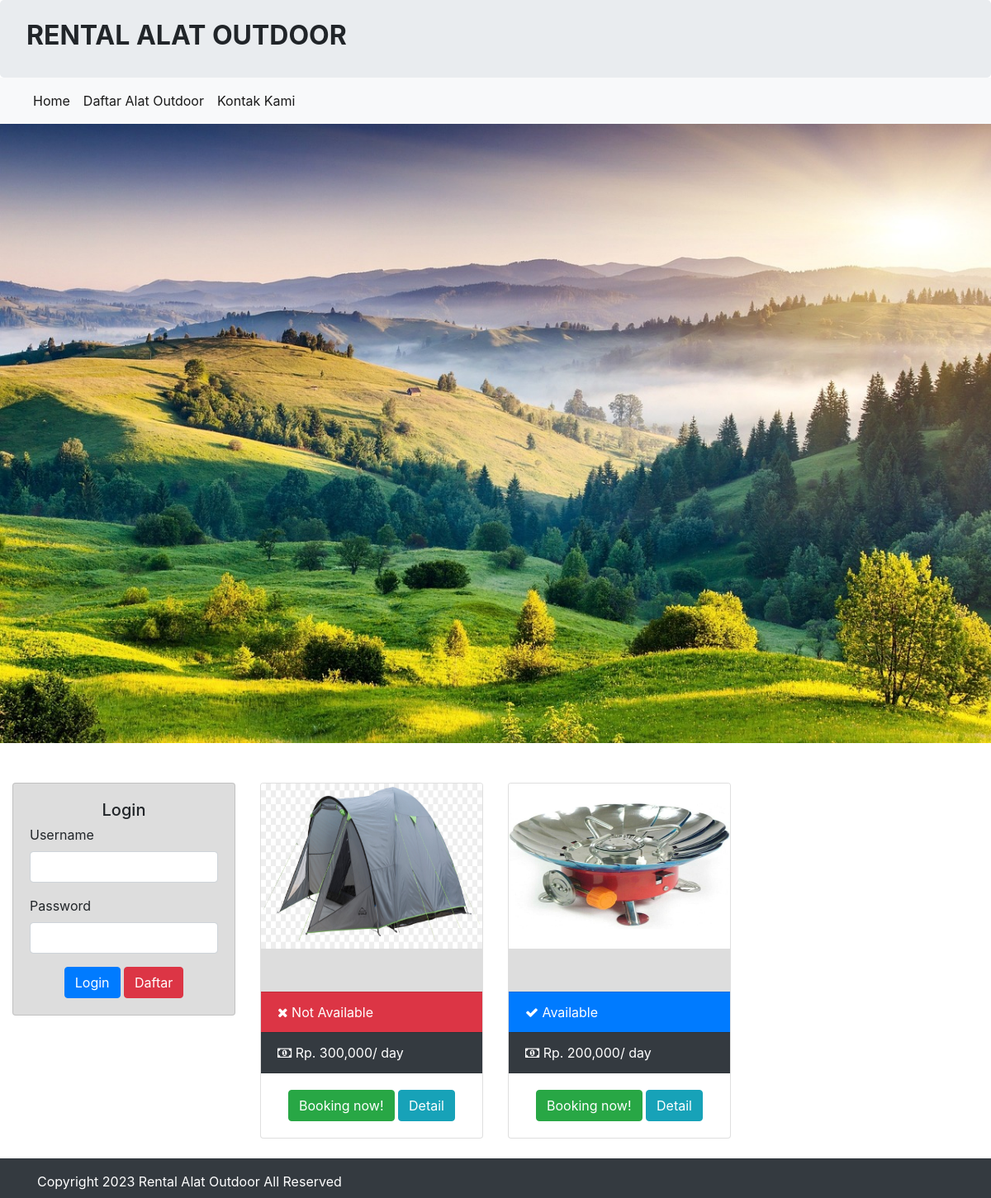
The page / on the database its author committed.
### tables this page shows
CREATE TABLE `alat` (
  `id_alat` int(11) NOT NULL,
  `harga` int(255) NOT NULL,
  `deskripsi` varchar(255) NOT NULL,
  `status` varchar(255) NOT NULL,
  `gambar` text NOT NULL
);

CREATE TABLE `infoweb` (
  `id` int(11) NOT NULL,
  `nama_rental` varchar(255) DEFAULT NULL,
  `telp` varchar(15) DEFAULT NULL,
  `alamat` text DEFAULT NULL,
  `email` varchar(255) DEFAULT NULL,
  `no_rek` text DEFAULT NULL,
  `updated_at` timestamp NOT NULL DEFAULT current_timestamp()
);

### koneksi/koneksi.php (called while the page is built, shortened)
<?php
    $user = 'root';
    $pass = '';
    $koneksi = new PDO("mysql:host=localhost;dbname=rental-alat-outdoor", $user, $pass);
    $sql_web = "SELECT * FROM infoweb WHERE id = 1";
    $row_web = $koneksi->prepare($sql_web);
    $row_web->execute();
    $info_web = $row_web->fetch(PDO::FETCH_OBJ);
?>

### index.php (the view, shortened to what this page needs)
<?php
require 'koneksi/koneksi.php';
include 'header.php';
?>
<img src="./assets/image/alam2.jpg" class="img-fluid w-100" alt="...">
<div class="container-fluid mt-5">
    <div class="row">
        <div class="col-sm-3">
            <div class="card" style=" background: #ddd">
                <div class="card-body">
                    <?php if($_SESSION['USER']){?>
                        Selamat Datang , <?php echo $_SESSION['USER']['nama_pengguna'];?>
                        <br/>
                        <br/>
                        <center>
                            <?php if($_SESSION['USER']['level'] == 'admin'){?>
                                <a href="admin/index.php" class="btn btn-primary mb-2 btn-block">Dashboard</a>
                            <?php }else{?>
                                <a href="blog.php" class="btn btn-primary mb-2 btn-block">Booking Sekarang !</a>
                            <?php }?>
                            <a href="admin/logout.php" class="btn btn-danger text-white btn-block">
                                Logout
                            </a>
                        </center>
                    <?php }else{?>
                    <form method="post" action="koneksi/proses.php?id=login">
                        <center><h5 class="card-title">Login</h5></center>
                        <div class="form-group">
                        <label for="">Username</label>
                        <input type="text" name="user" id="" class="form-control" placeholder="" aria-describedby="helpId">
                        </div>
                        <div class="form-group">
                        <label for="">Password</label>
                        <input type="password" name="pass" id="" class="form-control" placeholder="" aria-describedby="helpId">
                        </div>
                        <center><button class="btn btn-primary">Login</button>
                        <a class="btn btn-danger text-white" data-toggle="modal" data-target="#modelId">
                            Daftar
                         </a></center>
                    </form>
                    <?php }?>
                </div>
            </div>
        </div>
        <div class="col-sm-9">
            <div class="row">
                <?php
                    $query =  $koneksi -> query('SELECT * FROM alat ORDER BY id_alat DESC')->fetchAll();
                    $no =1;
                    foreach($query as $isi)
                    {
                ?>
                <br/>
                <br/>
                <div class="col-sm-4">
                    <div class="card">
                    <img src="assets/image/<?php echo $isi['gambar'];?>" class="card-img-top" style="height:200px;">
                        <div class="card-body" style="background:#ddd">
                        </div>
                        <ul class="list-group list-group-flush">
                        <?php if($isi['status'] == 'Tersedia'){?>
                            <li class="list-group-item bg-primary text-white">
                                <i class="fa fa-check"></i> Available
                            </li>
                        <?php }else{?>
                            <li class="list-group-item bg-danger text-white">
                                <i class="fa fa-close"></i> Not Available
                            </li>
                        <?php }?>
                        <li class="list-group-item bg-dark text-white">
                            <i class="fa fa-money"></i> Rp. <?php echo number_format($isi['harga']);?>/ day
                        </li>
                        </ul>
                        <div class="card-body">
                        <center><a href="booking.php?id=<?php echo $isi['id_alat'];?>" class="btn btn-success">Booking now!</a>
                        <a href="detail.php?id=<?php echo $isi['id_alat'];?>" class="btn btn-info">Detail</a></center>
                        </div>
                    </div>
                </div>
                <?php $no++;}?>
            </div>
        </div>
    </div>
    </div>
<?php
include 'footer.php';
?>

### footer.php (shortened to what this page needs)
    <div class="footer mt-4 bg-dark text-white pt-3 pb-2">
      <div class="container">
        Copyright <?= date('Y');?> <?= $info_web->nama_rental;?> All Reserved
      </div>
    </div>
  </body>
</html>

### rows shown on the page
alat: gambar (picture), status "Tidak Tersedia" (drawn), harga "300,000"
alat: gambar (picture), status "Tersedia" (drawn), harga "200,000"
infoweb: nama_rental "Rental Alat Outdoor"
